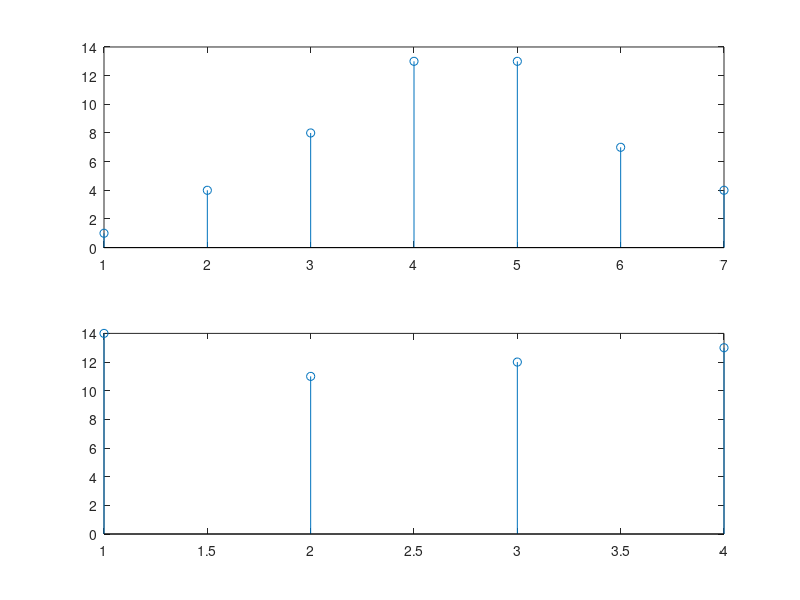

Recreate this plot in MATLAB.
clc;
clear all;
close all;
x=[1 2 3 4];
h=[1 2 1 1];
l1=length(x);
l2=length(h);
% l=l1+l2-1;
% subplot(2,1,1);
% stem(conv(x,h));
% subplot(2,1,2);
% x=[x,zeros(1,l-l1)];
% h=[h,zeros(1,l-l2)];
% y=[zeros(1,l)]
% for i=1:l
%     for j=1:i
%         y(i)=y(i)+x(j)*h(i-j+1)
%     end
% end
% stem(y);
subplot(2,1,1)
z=cconv(x,h)
stem(z);
l=max(l1,l2);
y=[zeros(1,l)];
for i=1:l
    for j=1:l
        z=mod(i-j,l);
        y(i)=y(i)+x(j)*h(z+1);
    end
end
subplot(2,1,2)
stem(y)
